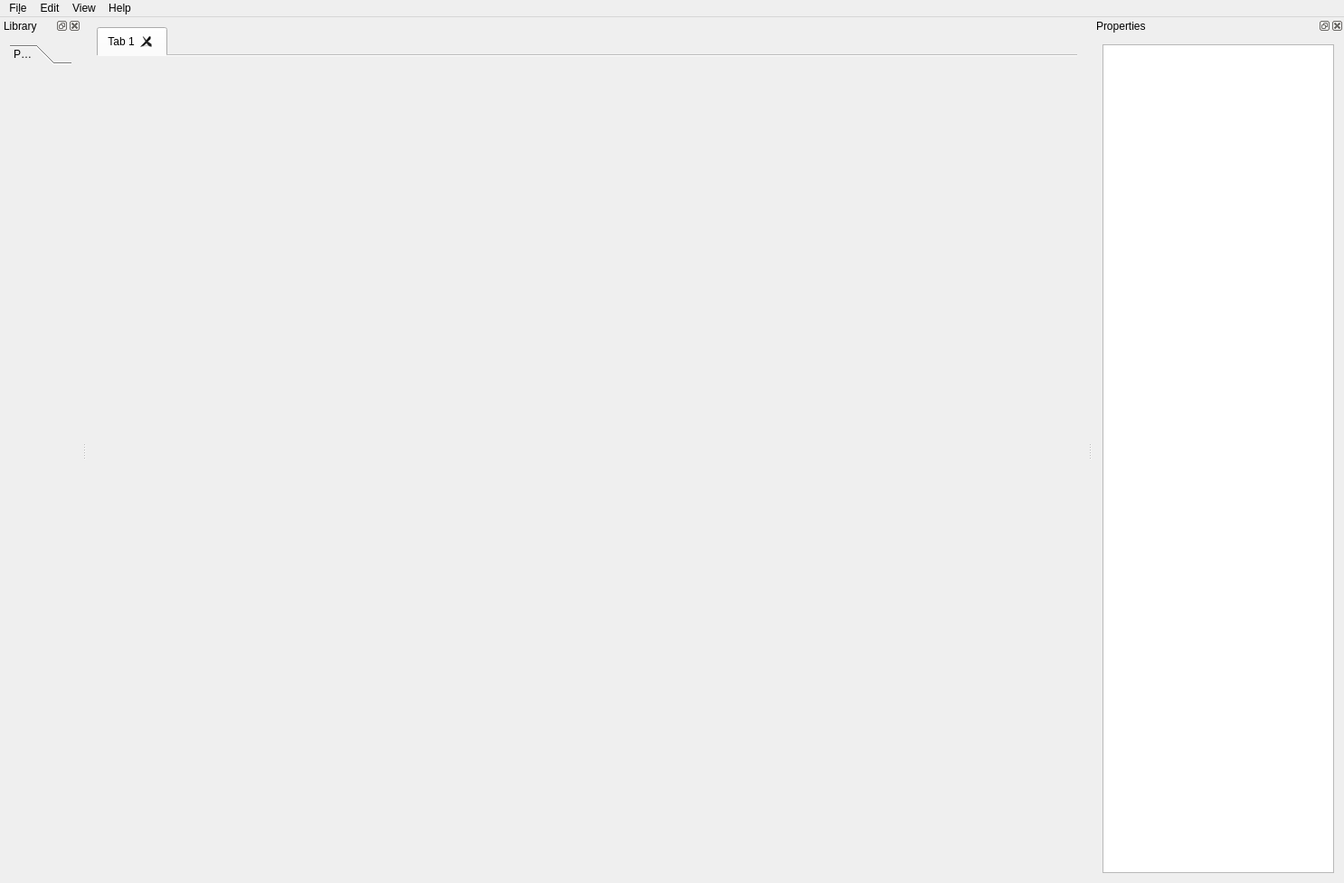
<?xml version="1.0" encoding="UTF-8"?>
<ui version="4.0">
 <class>Editor</class>
 <widget class="QMainWindow" name="Editor">
  <property name="geometry">
   <rect>
    <x>0</x>
    <y>0</y>
    <width>1486</width>
    <height>976</height>
   </rect>
  </property>
  <property name="windowTitle">
   <string>Spaghetti</string>
  </property>
  <widget class="QWidget" name="centralWidget">
   <layout class="QHBoxLayout" name="horizontalLayout" stretch="8">
    <item>
     <widget class="QTabWidget" name="tabWidget">
      <property name="currentIndex">
       <number>0</number>
      </property>
      <property name="documentMode">
       <bool>true</bool>
      </property>
      <property name="tabsClosable">
       <bool>true</bool>
      </property>
      <property name="movable">
       <bool>true</bool>
      </property>
      <widget class="QWidget" name="tab">
       <attribute name="title">
        <string>Tab 1</string>
       </attribute>
      </widget>
     </widget>
    </item>
   </layout>
  </widget>
  <widget class="QMenuBar" name="menuBar">
   <property name="geometry">
    <rect>
     <x>0</x>
     <y>0</y>
     <width>1486</width>
     <height>25</height>
    </rect>
   </property>
   <widget class="QMenu" name="menuFile">
    <property name="title">
     <string>Fi&amp;le</string>
    </property>
    <addaction name="actionNew"/>
    <addaction name="actionOpen"/>
    <addaction name="actionSave"/>
    <addaction name="separator"/>
    <addaction name="actionClose"/>
    <addaction name="actionCloseAll"/>
    <addaction name="separator"/>
    <addaction name="actionExit"/>
   </widget>
   <widget class="QMenu" name="menuEdit">
    <property name="title">
     <string>Edit</string>
    </property>
   </widget>
   <widget class="QMenu" name="menuHelp">
    <property name="title">
     <string>Help</string>
    </property>
    <addaction name="actionBuildCommit"/>
    <addaction name="actionRecentChanges"/>
    <addaction name="separator"/>
    <addaction name="actionAbout"/>
    <addaction name="actionAboutQt"/>
   </widget>
   <widget class="QMenu" name="menuView">
    <property name="title">
     <string>View</string>
    </property>
    <addaction name="actionShowLibrary"/>
    <addaction name="actionShowProperties"/>
   </widget>
   <addaction name="menuFile"/>
   <addaction name="menuEdit"/>
   <addaction name="menuView"/>
   <addaction name="menuHelp"/>
  </widget>
  <widget class="QDockWidget" name="library">
   <property name="windowTitle">
    <string>Library</string>
   </property>
   <attribute name="dockWidgetArea">
    <number>1</number>
   </attribute>
   <widget class="QWidget" name="dockWidgetContents">
    <layout class="QVBoxLayout" name="verticalLayout">
     <item>
      <widget class="QToolBox" name="libraryToolBox">
       <property name="currentIndex">
        <number>0</number>
       </property>
       <widget class="QWidget" name="page">
        <property name="geometry">
         <rect>
          <x>0</x>
          <y>0</y>
          <width>68</width>
          <height>877</height>
         </rect>
        </property>
        <attribute name="label">
         <string>Page 1</string>
        </attribute>
       </widget>
      </widget>
     </item>
    </layout>
   </widget>
  </widget>
  <widget class="QDockWidget" name="properties">
   <property name="windowTitle">
    <string>Properties</string>
   </property>
   <attribute name="dockWidgetArea">
    <number>2</number>
   </attribute>
   <widget class="QWidget" name="dockWidgetContents_2">
    <layout class="QVBoxLayout" name="verticalLayout_2">
     <item>
      <widget class="QTableWidget" name="propertiesTable"/>
     </item>
    </layout>
   </widget>
  </widget>
  <action name="actionOpen">
   <property name="text">
    <string>&amp;Open</string>
   </property>
   <property name="shortcut">
    <string>Ctrl+O</string>
   </property>
  </action>
  <action name="actionSave">
   <property name="text">
    <string>&amp;Save</string>
   </property>
   <property name="shortcut">
    <string>Ctrl+S</string>
   </property>
  </action>
  <action name="actionExit">
   <property name="text">
    <string>E&amp;xit</string>
   </property>
  </action>
  <action name="actionNew">
   <property name="text">
    <string>&amp;New</string>
   </property>
   <property name="shortcut">
    <string>Ctrl+N</string>
   </property>
  </action>
  <action name="actionAbout">
   <property name="text">
    <string>About</string>
   </property>
  </action>
  <action name="actionAboutQt">
   <property name="text">
    <string>About Qt</string>
   </property>
  </action>
  <action name="actionBuildCommit">
   <property name="text">
    <string>Build commit on GitHub</string>
   </property>
  </action>
  <action name="actionRecentChanges">
   <property name="text">
    <string>Recent changes on GitHub…</string>
   </property>
  </action>
  <action name="actionClose">
   <property name="text">
    <string>Close</string>
   </property>
   <property name="shortcut">
    <string>Ctrl+W</string>
   </property>
  </action>
  <action name="actionCloseAll">
   <property name="text">
    <string>Close all</string>
   </property>
  </action>
  <action name="actionShowLibrary">
   <property name="checkable">
    <bool>true</bool>
   </property>
   <property name="checked">
    <bool>true</bool>
   </property>
   <property name="text">
    <string>Show Library</string>
   </property>
  </action>
  <action name="actionShowProperties">
   <property name="checkable">
    <bool>true</bool>
   </property>
   <property name="checked">
    <bool>true</bool>
   </property>
   <property name="text">
    <string>Show Properties</string>
   </property>
  </action>
 </widget>
 <layoutdefault spacing="6" margin="11"/>
 <resources/>
 <connections/>
</ui>
